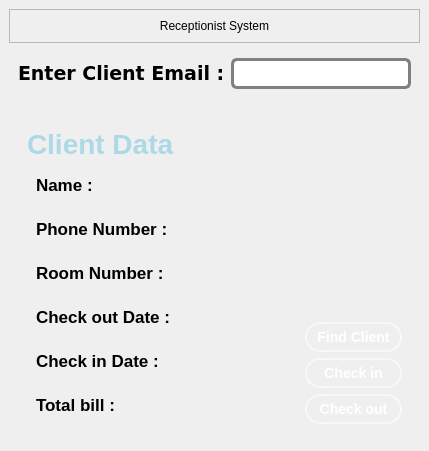
                <widget class="QWidget" name="receptionist">
                 <layout class="QVBoxLayout" name="verticalLayout_30">
                  <property name="leftMargin">
                   <number>0</number>
                  </property>
                  <property name="topMargin">
                   <number>0</number>
                  </property>
                  <property name="rightMargin">
                   <number>0</number>
                  </property>
                  <property name="bottomMargin">
                   <number>0</number>
                  </property>
                  <item>
                   <widget class="QWidget" name="topContainer_3" native="true">
                    <property name="sizePolicy">
                     <sizepolicy hsizetype="Expanding" vsizetype="Expanding">
                      <horstretch>0</horstretch>
                      <verstretch>0</verstretch>
                     </sizepolicy>
                    </property>
                    <property name="minimumSize">
                     <size>
                      <width>200</width>
                      <height>0</height>
                     </size>
                    </property>
                    <layout class="QVBoxLayout" name="verticalLayout_26">
                     <item alignment="Qt::AlignmentFlag::AlignTop">
                      <widget class="QFrame" name="frame_8">
                       <property name="frameShape">
                        <enum>QFrame::Shape::StyledPanel</enum>
                       </property>
                       <property name="frameShadow">
                        <enum>QFrame::Shadow::Raised</enum>
                       </property>
                       <layout class="QVBoxLayout" name="verticalLayout_27">
                        <item>
                         <widget class="QLabel" name="head2_2">
                          <property name="text">
                           <string>Receptionist System</string>
                          </property>
                          <property name="alignment">
                           <set>Qt::AlignmentFlag::AlignCenter</set>
                          </property>
                         </widget>
                        </item>
                       </layout>
                      </widget>
                     </item>
                     <item>
                      <widget class="QWidget" name="widget_37" native="true">
                       <layout class="QHBoxLayout" name="horizontalLayout_29">
                        <item>
                         <widget class="QLabel" name="label_23">
                          <property name="font">
                           <font>
                            <family>Verdana</family>
                            <pointsize>14</pointsize>
                            <bold>true</bold>
                           </font>
                          </property>
                          <property name="text">
                           <string>Enter Client Email :</string>
                          </property>
                         </widget>
                        </item>
                        <item>
                         <widget class="QLineEdit" name="customerEmailTxt">
                          <property name="font">
                           <font>
                            <pointsize>-1</pointsize>
                           </font>
                          </property>
                          <property name="styleSheet">
                           <string notr="true">QLineEdit {
	text-align: center;
    background-color:white;
    color: black;           
    border: 2px solid gray;   
    border-radius: 6px;        
    font-size: 19px;

    border: 3px solid grey;
	
   
}

    </string>
                          </property>
                          <property name="text">
                           <string/>
                          </property>
                          <property name="echoMode">
                           <enum>QLineEdit::EchoMode::Normal</enum>
                          </property>
                          <property name="alignment">
                           <set>Qt::AlignmentFlag::AlignCenter</set>
                          </property>
                          <property name="dragEnabled">
                           <bool>false</bool>
                          </property>
                          <property name="placeholderText">
                           <string/>
                          </property>
                         </widget>
                        </item>
                       </layout>
                      </widget>
                     </item>
                     <item>
                      <widget class="QWidget" name="widget_38" native="true"/>
                     </item>
                     <item>
                      <widget class="QWidget" name="widget_39" native="true">
                       <layout class="QHBoxLayout" name="horizontalLayout_30">
                        <item>
                         <widget class="QWidget" name="widget_40" native="true">
                          <property name="styleSheet">
                           <string notr="true"/>
                          </property>
                          <layout class="QVBoxLayout" name="verticalLayout_28">
                           <item>
                            <widget class="QLabel" name="label_24">
                             <property name="font">
                              <font>
                               <family>Arial</family>
                               <pointsize>-1</pointsize>
                               <bold>true</bold>
                              </font>
                             </property>
                             <property name="styleSheet">
                              <string notr="true">QWidget {
    background-color: transparent; /* جعل الخلفية شفافة */
    color: lightblue; /* لون النص */
    font-family: Arial, sans-serif;
    font-size: 28px;
}</string>
                             </property>
                             <property name="text">
                              <string>Client Data</string>
                             </property>
                            </widget>
                           </item>
                           <item>
                            <widget class="QWidget" name="widget_41" native="true">
                             <layout class="QHBoxLayout" name="horizontalLayout_31">
                              <item>
                               <widget class="QLabel" name="label_25">
                                <property name="font">
                                 <font>
                                  <pointsize>13</pointsize>
                                  <bold>true</bold>
                                 </font>
                                </property>
                                <property name="text">
                                 <string>Name : </string>
                                </property>
                               </widget>
                              </item>
                              <item alignment="Qt::AlignmentFlag::AlignRight">
                               <widget class="QLabel" name="customernameLbl">
                                <property name="font">
                                 <font>
                                  <pointsize>13</pointsize>
                                 </font>
                                </property>
                                <property name="text">
                                 <string/>
                                </property>
                               </widget>
                              </item>
                             </layout>
                            </widget>
                           </item>
                           <item>
                            <widget class="QWidget" name="widget_42" native="true">
                             <layout class="QHBoxLayout" name="horizontalLayout_32">
                              <item>
                               <widget class="QLabel" name="label_26">
                                <property name="font">
                                 <font>
                                  <pointsize>13</pointsize>
                                  <bold>true</bold>
                                 </font>
                                </property>
                                <property name="text">
                                 <string>Phone Number :</string>
                                </property>
                               </widget>
                              </item>
                              <item alignment="Qt::AlignmentFlag::AlignRight">
                               <widget class="QLabel" name="customerpersonsnumLbl">
                                <property name="font">
                                 <font>
                                  <pointsize>13</pointsize>
                                 </font>
                                </property>
                                <property name="text">
                                 <string/>
                                </property>
                               </widget>
                              </item>
                             </layout>
                            </widget>
                           </item>
                           <item>
                            <widget class="QWidget" name="widget_43" native="true">
                             <layout class="QHBoxLayout" name="horizontalLayout_33">
                              <item>
                               <widget class="QLabel" name="label_27">
                                <property name="font">
                                 <font>
                                  <pointsize>13</pointsize>
                                  <bold>true</bold>
                                 </font>
                                </property>
                                <property name="text">
                                 <string>Room Number : </string>
                                </property>
                               </widget>
                              </item>
                              <item alignment="Qt::AlignmentFlag::AlignRight">
                               <widget class="QLabel" name="customerroomnumLbl">
                                <property name="font">
                                 <font>
                                  <pointsize>13</pointsize>
                                 </font>
                                </property>
                                <property name="text">
                                 <string/>
                                </property>
                               </widget>
                              </item>
                             </layout>
                            </widget>
                           </item>
                           <item>
                            <widget class="QWidget" name="widget_44" native="true">
                             <layout class="QHBoxLayout" name="horizontalLayout_34">
                              <item>
                               <widget class="QLabel" name="label_28">
                                <property name="font">
                                 <font>
                                  <pointsize>13</pointsize>
                                  <bold>true</bold>
                                 </font>
                                </property>
                                <property name="text">
                                 <string>Check out Date : </string>
                                </property>
                               </widget>
                              </item>
                              <item alignment="Qt::AlignmentFlag::AlignRight">
                               <widget class="QLabel" name="customercheckoutLbl">
                                <property name="font">
                                 <font>
                                  <pointsize>13</pointsize>
                                 </font>
                                </property>
                                <property name="text">
                                 <string/>
                                </property>
                               </widget>
                              </item>
                             </layout>
                            </widget>
                           </item>
                           <item>
                            <widget class="QWidget" name="widget_45" native="true">
                             <layout class="QHBoxLayout" name="horizontalLayout_35">
                              <item>
                               <widget class="QLabel" name="label_29">
                                <property name="font">
                                 <font>
                                  <pointsize>13</pointsize>
                                  <bold>true</bold>
                                 </font>
                                </property>
                                <property name="text">
                                 <string>Check in Date : </string>
                                </property>
                               </widget>
                              </item>
                              <item alignment="Qt::AlignmentFlag::AlignRight">
                               <widget class="QLabel" name="customercheckinLbl">
                                <property name="font">
                                 <font>
                                  <pointsize>13</pointsize>
                                 </font>
                                </property>
                                <property name="text">
                                 <string/>
                                </property>
                               </widget>
                              </item>
                             </layout>
                            </widget>
                           </item>
                           <item>
                            <widget class="QWidget" name="widget_46" native="true">
                             <layout class="QHBoxLayout" name="horizontalLayout_36">
                              <item>
                               <widget class="QLabel" name="label_30">
                                <property name="font">
                                 <font>
                                  <pointsize>13</pointsize>
                                  <bold>true</bold>
                                 </font>
                                </property>
                                <property name="text">
                                 <string>Total bill : </string>
                                </property>
                               </widget>
                              </item>
                              <item alignment="Qt::AlignmentFlag::AlignRight">
                               <widget class="QLabel" name="customertotalbillLbl">
                                <property name="font">
                                 <font>
                                  <pointsize>13</pointsize>
                                 </font>
                                </property>
                                <property name="text">
                                 <string/>
                                </property>
                               </widget>
                              </item>
                             </layout>
                            </widget>
                           </item>
                          </layout>
                         </widget>
                        </item>
                        <item alignment="Qt::AlignmentFlag::AlignRight|Qt::AlignmentFlag::AlignBottom">
                         <widget class="QWidget" name="widget_48" native="true">
                          <layout class="QVBoxLayout" name="verticalLayout_29">
                           <item alignment="Qt::AlignmentFlag::AlignVCenter">
                            <widget class="QPushButton" name="findBtn">
                             <property name="font">
                              <font>
                               <family>Arial</family>
                               <pointsize>-1</pointsize>
                               <bold>true</bold>
                              </font>
                             </property>
                             <property name="styleSheet">
                              <string notr="true">QPushButton {
        background-color: qlineargradient(spread:pad, x1:0, y1:0, x2:1, y2:1, 
                                          stop:0 rgba(50, 150, 250, 255), 
                                          stop:1 rgba(0, 100, 200, 255));
        color: white;
        border: 2px solid rgba(255, 255, 255, 0.5);
        border-radius: 15px; /* Rounded corners */
        padding: 5px 10px;
        font-size: 14px;
        font-weight: bold;
        font-family: &quot;Arial&quot;;
    }
    QPushButton:hover {
        background-color: qlineargradient(spread:pad, x1:0, y1:0, x2:1, y2:1, 
                                          stop:0 rgba(70, 170, 255, 255), 
                                          stop:1 rgba(10, 120, 220, 255));
        border: 2px solid rgba(255, 255, 255, 0.8);
        box-shadow: 0px 0px 10px rgba(0, 150, 255, 0.6); /* Glow effect */
    }
    QPushButton:pressed {
        background-color: rgba(0, 90, 180, 255);
        border: 2px solid rgba(255, 255, 255, 0.8);
    }</string>
                             </property>
                             <property name="text">
                              <string>Find Client</string>
                             </property>
                            </widget>
                           </item>
                           <item>
                            <widget class="QPushButton" name="checkinBtn">
                             <property name="font">
                              <font>
                               <family>Arial</family>
                               <pointsize>-1</pointsize>
                               <bold>true</bold>
                              </font>
                             </property>
                             <property name="styleSheet">
                              <string notr="true">QPushButton {
        background-color: qlineargradient(spread:pad, x1:0, y1:0, x2:1, y2:1, 
                                          stop:0 rgba(50, 150, 250, 255), 
                                          stop:1 rgba(0, 100, 200, 255));
        color: white;
        border: 2px solid rgba(255, 255, 255, 0.5);
        border-radius: 15px; /* Rounded corners */
        padding: 5px 10px;
        font-size: 14px;
        font-weight: bold;
        font-family: &quot;Arial&quot;;
    }
    QPushButton:hover {
        background-color: qlineargradient(spread:pad, x1:0, y1:0, x2:1, y2:1, 
                                          stop:0 rgba(70, 170, 255, 255), 
                                          stop:1 rgba(10, 120, 220, 255));
        border: 2px solid rgba(255, 255, 255, 0.8);
        box-shadow: 0px 0px 10px rgba(0, 150, 255, 0.6); /* Glow effect */
    }
    QPushButton:pressed {
        background-color: rgba(0, 90, 180, 255);
        border: 2px solid rgba(255, 255, 255, 0.8);
    }</string>
                             </property>
                             <property name="text">
                              <string>Check in</string>
                             </property>
                            </widget>
                           </item>
                           <item>
                            <widget class="QPushButton" name="checkoutBtn">
                             <property name="font">
                              <font>
                               <family>Arial</family>
                               <pointsize>-1</pointsize>
                               <bold>true</bold>
                              </font>
                             </property>
                             <property name="styleSheet">
                              <string notr="true">QPushButton {
        background-color: qlineargradient(spread:pad, x1:0, y1:0, x2:1, y2:1, 
                                          stop:0 rgba(50, 150, 250, 255), 
                                          stop:1 rgba(0, 100, 200, 255));
        color: white;
        border: 2px solid rgba(255, 255, 255, 0.5);
        border-radius: 15px; /* Rounded corners */
        padding: 5px 10px;
        font-size: 14px;
        font-weight: bold;
        font-family: &quot;Arial&quot;;
    }
    QPushButton:hover {
        background-color: qlineargradient(spread:pad, x1:0, y1:0, x2:1, y2:1, 
                                          stop:0 rgba(70, 170, 255, 255), 
                                          stop:1 rgba(10, 120, 220, 255));
        border: 2px solid rgba(255, 255, 255, 0.8);
        box-shadow: 0px 0px 10px rgba(0, 150, 255, 0.6); /* Glow effect */
    }
    QPushButton:pressed {
        background-color: rgba(0, 90, 180, 255);
        border: 2px solid rgba(255, 255, 255, 0.8);
    }</string>
                             </property>
                             <property name="text">
                              <string>Check out</string>
                             </property>
                            </widget>
                           </item>
                          </layout>
                         </widget>
                        </item>
                       </layout>
                      </widget>
                     </item>
                    </layout>
                   </widget>
                  </item>
                 </layout>
                </widget>
